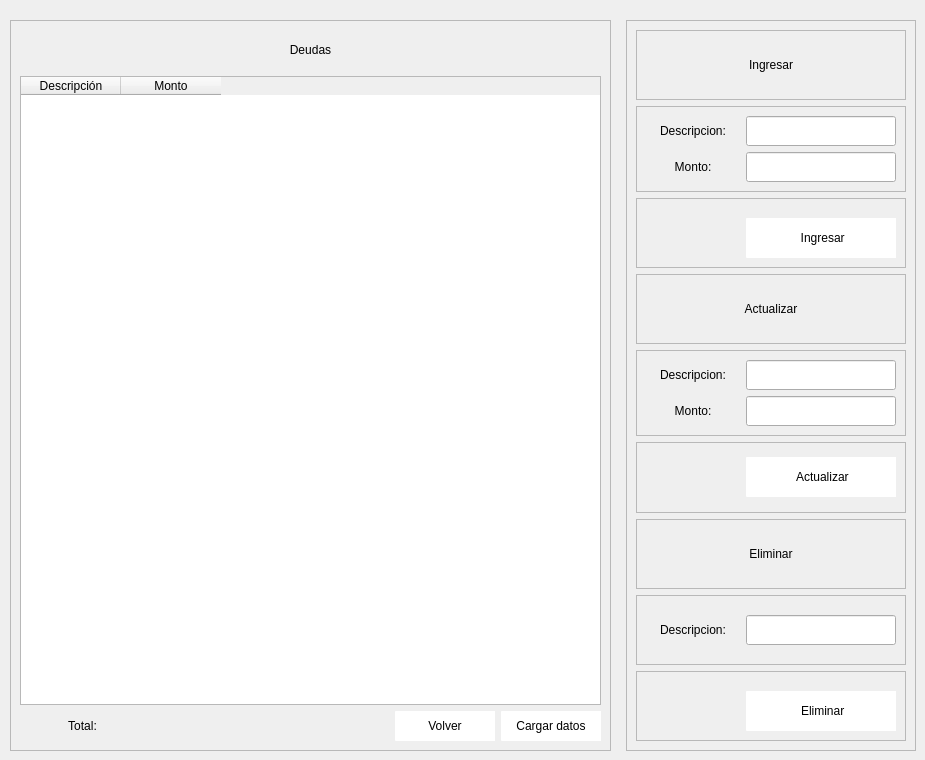
               <widget class="QWidget" name="page_deudas">
                <widget class="QFrame" name="frame_54">
                 <property name="geometry">
                  <rect>
                   <x>626</x>
                   <y>20</y>
                   <width>290</width>
                   <height>731</height>
                  </rect>
                 </property>
                 <property name="minimumSize">
                  <size>
                   <width>290</width>
                   <height>0</height>
                  </size>
                 </property>
                 <property name="maximumSize">
                  <size>
                   <width>285</width>
                   <height>16777215</height>
                  </size>
                 </property>
                 <property name="frameShape">
                  <enum>QFrame::StyledPanel</enum>
                 </property>
                 <property name="frameShadow">
                  <enum>QFrame::Raised</enum>
                 </property>
                 <layout class="QVBoxLayout" name="verticalLayout_36">
                  <item>
                   <widget class="QFrame" name="frame_55">
                    <property name="frameShape">
                     <enum>QFrame::StyledPanel</enum>
                    </property>
                    <property name="frameShadow">
                     <enum>QFrame::Raised</enum>
                    </property>
                    <layout class="QHBoxLayout" name="horizontalLayout_60">
                     <item>
                      <widget class="QLabel" name="label_100">
                       <property name="styleSheet">
                        <string notr="true">font: 75 12pt &quot;Open Sans Semibold&quot;</string>
                       </property>
                       <property name="text">
                        <string>Ingresar</string>
                       </property>
                       <property name="alignment">
                        <set>Qt::AlignCenter</set>
                       </property>
                      </widget>
                     </item>
                    </layout>
                   </widget>
                  </item>
                  <item>
                   <widget class="QFrame" name="frame_56">
                    <property name="frameShape">
                     <enum>QFrame::StyledPanel</enum>
                    </property>
                    <property name="frameShadow">
                     <enum>QFrame::Raised</enum>
                    </property>
                    <layout class="QVBoxLayout" name="verticalLayout_37">
                     <item>
                      <layout class="QHBoxLayout" name="horizontalLayout_61">
                       <item>
                        <widget class="QLabel" name="label_101">
                         <property name="text">
                          <string>Descripcion:</string>
                         </property>
                         <property name="alignment">
                          <set>Qt::AlignCenter</set>
                         </property>
                        </widget>
                       </item>
                       <item>
                        <widget class="QLineEdit" name="info_descripcion_d">
                         <property name="minimumSize">
                          <size>
                           <width>150</width>
                           <height>30</height>
                          </size>
                         </property>
                         <property name="maximumSize">
                          <size>
                           <width>150</width>
                           <height>16777215</height>
                          </size>
                         </property>
                        </widget>
                       </item>
                      </layout>
                     </item>
                     <item>
                      <layout class="QHBoxLayout" name="horizontalLayout_62">
                       <item>
                        <widget class="QLabel" name="label_102">
                         <property name="text">
                          <string>Monto:</string>
                         </property>
                         <property name="alignment">
                          <set>Qt::AlignCenter</set>
                         </property>
                        </widget>
                       </item>
                       <item>
                        <widget class="QLineEdit" name="info_monto_d">
                         <property name="minimumSize">
                          <size>
                           <width>150</width>
                           <height>30</height>
                          </size>
                         </property>
                         <property name="maximumSize">
                          <size>
                           <width>150</width>
                           <height>16777215</height>
                          </size>
                         </property>
                        </widget>
                       </item>
                      </layout>
                     </item>
                    </layout>
                   </widget>
                  </item>
                  <item>
                   <widget class="QFrame" name="frame_57">
                    <property name="frameShape">
                     <enum>QFrame::StyledPanel</enum>
                    </property>
                    <property name="frameShadow">
                     <enum>QFrame::Raised</enum>
                    </property>
                    <layout class="QHBoxLayout" name="horizontalLayout_63">
                     <item>
                      <spacer name="horizontalSpacer_18">
                       <property name="orientation">
                        <enum>Qt::Horizontal</enum>
                       </property>
                       <property name="sizeHint" stdset="0">
                        <size>
                         <width>92</width>
                         <height>20</height>
                        </size>
                       </property>
                      </spacer>
                     </item>
                     <item>
                      <widget class="QPushButton" name="btn_reg_deudas">
                       <property name="minimumSize">
                        <size>
                         <width>150</width>
                         <height>40</height>
                        </size>
                       </property>
                       <property name="maximumSize">
                        <size>
                         <width>100</width>
                         <height>30</height>
                        </size>
                       </property>
                       <property name="styleSheet">
                        <string notr="true">QFrame{
background-color: rgb(51, 157, 255);
}

QPushButton{
background-color: rgb(255, 255, 255);
border-top-left-radius:1px;
border-bottom-left-radius:1px;
font: 75 9pt &quot;Open Sans Semibold&quot;
}

QPushButton:hover{
color: rgb(255, 255, 255);
background-color: rgb(51, 157, 255);
border-top-left-radius:1px;
border-bottom-left-radius:1px;
font: 75 9pt  &quot;Open Sans Semibold&quot;
}</string>
                       </property>
                       <property name="text">
                        <string> Ingresar</string>
                       </property>
                       <property name="icon">
                        <iconset>
                         <normaloff>../../Pictures/PROYECTO ESTRUCTURA DE DATOS/748926.png</normaloff>../../Pictures/PROYECTO ESTRUCTURA DE DATOS/748926.png</iconset>
                       </property>
                       <property name="iconSize">
                        <size>
                         <width>30</width>
                         <height>30</height>
                        </size>
                       </property>
                      </widget>
                     </item>
                    </layout>
                   </widget>
                  </item>
                  <item>
                   <widget class="QFrame" name="frame_58">
                    <property name="frameShape">
                     <enum>QFrame::StyledPanel</enum>
                    </property>
                    <property name="frameShadow">
                     <enum>QFrame::Raised</enum>
                    </property>
                    <layout class="QHBoxLayout" name="horizontalLayout_64">
                     <item>
                      <widget class="QLabel" name="label_103">
                       <property name="styleSheet">
                        <string notr="true">font: 75 12pt &quot;Open Sans Semibold&quot;</string>
                       </property>
                       <property name="text">
                        <string>Actualizar</string>
                       </property>
                       <property name="alignment">
                        <set>Qt::AlignCenter</set>
                       </property>
                      </widget>
                     </item>
                    </layout>
                   </widget>
                  </item>
                  <item>
                   <widget class="QFrame" name="frame_59">
                    <property name="frameShape">
                     <enum>QFrame::StyledPanel</enum>
                    </property>
                    <property name="frameShadow">
                     <enum>QFrame::Raised</enum>
                    </property>
                    <layout class="QVBoxLayout" name="verticalLayout_38">
                     <item>
                      <layout class="QHBoxLayout" name="horizontalLayout_65">
                       <item>
                        <widget class="QLabel" name="label_104">
                         <property name="text">
                          <string>Descripcion:</string>
                         </property>
                         <property name="alignment">
                          <set>Qt::AlignCenter</set>
                         </property>
                        </widget>
                       </item>
                       <item>
                        <widget class="QLineEdit" name="actu_descripcion_d">
                         <property name="minimumSize">
                          <size>
                           <width>150</width>
                           <height>30</height>
                          </size>
                         </property>
                         <property name="maximumSize">
                          <size>
                           <width>150</width>
                           <height>16777215</height>
                          </size>
                         </property>
                        </widget>
                       </item>
                      </layout>
                     </item>
                     <item>
                      <layout class="QHBoxLayout" name="horizontalLayout_66">
                       <item>
                        <widget class="QLabel" name="label_105">
                         <property name="text">
                          <string>Monto:</string>
                         </property>
                         <property name="alignment">
                          <set>Qt::AlignCenter</set>
                         </property>
                        </widget>
                       </item>
                       <item>
                        <widget class="QLineEdit" name="actu_monto_d">
                         <property name="minimumSize">
                          <size>
                           <width>150</width>
                           <height>30</height>
                          </size>
                         </property>
                         <property name="maximumSize">
                          <size>
                           <width>150</width>
                           <height>16777215</height>
                          </size>
                         </property>
                        </widget>
                       </item>
                      </layout>
                     </item>
                    </layout>
                   </widget>
                  </item>
                  <item>
                   <widget class="QFrame" name="frame_60">
                    <property name="frameShape">
                     <enum>QFrame::StyledPanel</enum>
                    </property>
                    <property name="frameShadow">
                     <enum>QFrame::Raised</enum>
                    </property>
                    <layout class="QHBoxLayout" name="horizontalLayout_67">
                     <item>
                      <spacer name="horizontalSpacer_19">
                       <property name="orientation">
                        <enum>Qt::Horizontal</enum>
                       </property>
                       <property name="sizeHint" stdset="0">
                        <size>
                         <width>92</width>
                         <height>20</height>
                        </size>
                       </property>
                      </spacer>
                     </item>
                     <item>
                      <widget class="QPushButton" name="btn_actu_deudas">
                       <property name="minimumSize">
                        <size>
                         <width>150</width>
                         <height>40</height>
                        </size>
                       </property>
                       <property name="maximumSize">
                        <size>
                         <width>150</width>
                         <height>40</height>
                        </size>
                       </property>
                       <property name="layoutDirection">
                        <enum>Qt::LeftToRight</enum>
                       </property>
                       <property name="styleSheet">
                        <string notr="true">QFrame{
background-color: rgb(51, 157, 255);
}

QPushButton{
background-color: rgb(255, 255, 255);
border-top-left-radius:1px;
border-bottom-left-radius:1px;
font: 75 9pt &quot;Open Sans Semibold&quot;
}

QPushButton:hover{
color: rgb(255, 255, 255);
background-color: rgb(51, 157, 255);
border-top-left-radius:1px;
border-bottom-left-radius:1px;
font: 75 9pt  &quot;Open Sans Semibold&quot;
}</string>
                       </property>
                       <property name="text">
                        <string> Actualizar</string>
                       </property>
                       <property name="icon">
                        <iconset>
                         <normaloff>../../Pictures/PROYECTO ESTRUCTURA DE DATOS/107814.png</normaloff>../../Pictures/PROYECTO ESTRUCTURA DE DATOS/107814.png</iconset>
                       </property>
                       <property name="iconSize">
                        <size>
                         <width>30</width>
                         <height>30</height>
                        </size>
                       </property>
                      </widget>
                     </item>
                    </layout>
                   </widget>
                  </item>
                  <item>
                   <widget class="QFrame" name="frame_61">
                    <property name="frameShape">
                     <enum>QFrame::StyledPanel</enum>
                    </property>
                    <property name="frameShadow">
                     <enum>QFrame::Raised</enum>
                    </property>
                    <layout class="QVBoxLayout" name="verticalLayout_39">
                     <item>
                      <widget class="QLabel" name="label_106">
                       <property name="styleSheet">
                        <string notr="true">font: 75 12pt &quot;Open Sans Semibold&quot;</string>
                       </property>
                       <property name="text">
                        <string>Eliminar</string>
                       </property>
                       <property name="alignment">
                        <set>Qt::AlignCenter</set>
                       </property>
                      </widget>
                     </item>
                    </layout>
                   </widget>
                  </item>
                  <item>
                   <widget class="QFrame" name="frame_62">
                    <property name="frameShape">
                     <enum>QFrame::StyledPanel</enum>
                    </property>
                    <property name="frameShadow">
                     <enum>QFrame::Raised</enum>
                    </property>
                    <layout class="QVBoxLayout" name="verticalLayout_40">
                     <item>
                      <layout class="QHBoxLayout" name="horizontalLayout_68">
                       <item>
                        <widget class="QLabel" name="label_107">
                         <property name="text">
                          <string>Descripcion:</string>
                         </property>
                         <property name="alignment">
                          <set>Qt::AlignCenter</set>
                         </property>
                        </widget>
                       </item>
                       <item>
                        <widget class="QLineEdit" name="eli_descripcion_d">
                         <property name="minimumSize">
                          <size>
                           <width>150</width>
                           <height>30</height>
                          </size>
                         </property>
                         <property name="maximumSize">
                          <size>
                           <width>150</width>
                           <height>16777215</height>
                          </size>
                         </property>
                        </widget>
                       </item>
                      </layout>
                     </item>
                    </layout>
                   </widget>
                  </item>
                  <item>
                   <widget class="QFrame" name="frame_63">
                    <property name="frameShape">
                     <enum>QFrame::StyledPanel</enum>
                    </property>
                    <property name="frameShadow">
                     <enum>QFrame::Raised</enum>
                    </property>
                    <layout class="QHBoxLayout" name="horizontalLayout_69">
                     <item>
                      <spacer name="horizontalSpacer_20">
                       <property name="orientation">
                        <enum>Qt::Horizontal</enum>
                       </property>
                       <property name="sizeHint" stdset="0">
                        <size>
                         <width>92</width>
                         <height>20</height>
                        </size>
                       </property>
                      </spacer>
                     </item>
                     <item>
                      <widget class="QPushButton" name="btn_eli_deudas">
                       <property name="minimumSize">
                        <size>
                         <width>150</width>
                         <height>40</height>
                        </size>
                       </property>
                       <property name="maximumSize">
                        <size>
                         <width>100</width>
                         <height>30</height>
                        </size>
                       </property>
                       <property name="styleSheet">
                        <string notr="true">QFrame{
background-color: rgb(51, 157, 255);
}

QPushButton{
background-color: rgb(255, 255, 255);
border-top-left-radius:1px;
border-bottom-left-radius:1px;
font: 75 9pt &quot;Open Sans Semibold&quot;
}

QPushButton:hover{
color: rgb(255, 255, 255);
background-color: rgb(51, 157, 255);
border-top-left-radius:1px;
border-bottom-left-radius:1px;
font: 75 9pt  &quot;Open Sans Semibold&quot;
}</string>
                       </property>
                       <property name="text">
                        <string> Eliminar</string>
                       </property>
                       <property name="icon">
                        <iconset>
                         <normaloff>../../Pictures/PROYECTO ESTRUCTURA DE DATOS/3221897.png</normaloff>../../Pictures/PROYECTO ESTRUCTURA DE DATOS/3221897.png</iconset>
                       </property>
                       <property name="iconSize">
                        <size>
                         <width>30</width>
                         <height>30</height>
                        </size>
                       </property>
                      </widget>
                     </item>
                    </layout>
                   </widget>
                  </item>
                 </layout>
                </widget>
                <widget class="QFrame" name="frame_64">
                 <property name="geometry">
                  <rect>
                   <x>10</x>
                   <y>20</y>
                   <width>601</width>
                   <height>731</height>
                  </rect>
                 </property>
                 <property name="frameShape">
                  <enum>QFrame::StyledPanel</enum>
                 </property>
                 <property name="frameShadow">
                  <enum>QFrame::Raised</enum>
                 </property>
                 <layout class="QVBoxLayout" name="verticalLayout_41">
                  <item>
                   <widget class="QLabel" name="label_108">
                    <property name="minimumSize">
                     <size>
                      <width>0</width>
                      <height>40</height>
                     </size>
                    </property>
                    <property name="maximumSize">
                     <size>
                      <width>16777215</width>
                      <height>50</height>
                     </size>
                    </property>
                    <property name="styleSheet">
                     <string notr="true">font: 75 12pt &quot;Open Sans Semibold&quot;</string>
                    </property>
                    <property name="text">
                     <string>Deudas</string>
                    </property>
                    <property name="alignment">
                     <set>Qt::AlignCenter</set>
                    </property>
                   </widget>
                  </item>
                  <item>
                   <widget class="QTableWidget" name="tableWidget_d">
                    <column>
                     <property name="text">
                      <string>Descripción</string>
                     </property>
                    </column>
                    <column>
                     <property name="text">
                      <string>Monto</string>
                     </property>
                    </column>
                   </widget>
                  </item>
                  <item>
                   <layout class="QHBoxLayout" name="horizontalLayout_70">
                    <item>
                     <widget class="QLabel" name="label_109">
                      <property name="minimumSize">
                       <size>
                        <width>125</width>
                        <height>0</height>
                       </size>
                      </property>
                      <property name="maximumSize">
                       <size>
                        <width>100</width>
                        <height>16777215</height>
                       </size>
                      </property>
                      <property name="text">
                       <string>Total:</string>
                      </property>
                      <property name="alignment">
                       <set>Qt::AlignCenter</set>
                      </property>
                     </widget>
                    </item>
                    <item>
                     <widget class="QLabel" name="label_d">
                      <property name="minimumSize">
                       <size>
                        <width>150</width>
                        <height>0</height>
                       </size>
                      </property>
                      <property name="maximumSize">
                       <size>
                        <width>150</width>
                        <height>16777215</height>
                       </size>
                      </property>
                      <property name="text">
                       <string/>
                      </property>
                     </widget>
                    </item>
                    <item>
                     <spacer name="horizontalSpacer_21">
                      <property name="orientation">
                       <enum>Qt::Horizontal</enum>
                      </property>
                      <property name="sizeHint" stdset="0">
                       <size>
                        <width>188</width>
                        <height>17</height>
                       </size>
                      </property>
                     </spacer>
                    </item>
                    <item>
                     <widget class="QPushButton" name="btn_volver_15">
                      <property name="minimumSize">
                       <size>
                        <width>100</width>
                        <height>30</height>
                       </size>
                      </property>
                      <property name="styleSheet">
                       <string notr="true">QFrame{
background-color: rgb(51, 157, 255);
}

QPushButton{
background-color: rgb(255, 255, 255);
border-top-left-radius:1px;
border-bottom-left-radius:1px;
font: 75 9pt &quot;Open Sans Semibold&quot;
}

QPushButton:hover{
color: rgb(255, 255, 255);
background-color: rgb(51, 157, 255);
border-top-left-radius:1px;
border-bottom-left-radius:1px;
font: 75 9pt  &quot;Open Sans Semibold&quot;
}</string>
                      </property>
                      <property name="text">
                       <string>Volver</string>
                      </property>
                     </widget>
                    </item>
                    <item>
                     <widget class="QPushButton" name="btn_actualiza_deudas">
                      <property name="minimumSize">
                       <size>
                        <width>100</width>
                        <height>30</height>
                       </size>
                      </property>
                      <property name="styleSheet">
                       <string notr="true">QFrame{
background-color: rgb(51, 157, 255);
}

QPushButton{
background-color: rgb(255, 255, 255);
border-top-left-radius:1px;
border-bottom-left-radius:1px;
font: 75 9pt &quot;Open Sans Semibold&quot;
}

QPushButton:hover{
color: rgb(255, 255, 255);
background-color: rgb(51, 157, 255);
border-top-left-radius:1px;
border-bottom-left-radius:1px;
font: 75 9pt  &quot;Open Sans Semibold&quot;
}</string>
                      </property>
                      <property name="text">
                       <string>Cargar datos</string>
                      </property>
                     </widget>
                    </item>
                   </layout>
                  </item>
                 </layout>
                </widget>
               </widget>
